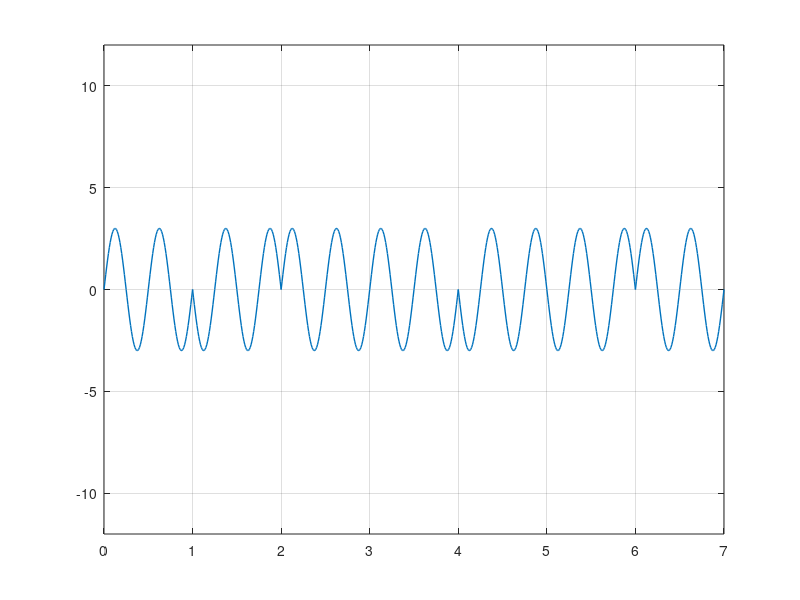

Write the MATLAB code that produced this figure.
clc; #... Clear command line
clear all; #... Clear variables
close all; #... Clear figures

bits = [1 0 1 1 0 0 1]; #... Bitstream

#... Modulation

bitrate = 1; #... Number of bits per second

sampling_rate = 100;
sampling_time = 1/sampling_rate;

end_time = length(bits)/bitrate;
time = 0:sampling_time:end_time;

a = 3; #... Amplitude
f = 2; #... Frequency
signal = a*sin(2*pi*f*time);
modulation = signal;

in = 1; #... Bitstream index

for i = 1:length(time)
    if bits(in) == 0
        modulation(i) = -1*signal(i);
    endif
    if time(i)*bitrate >= in
        in = in+1;
    endif
endfor

plot(time, modulation, "LineWidth", 1);
axis([0 end_time -12 12]);
grid on;

#... Demodulation

in = 1;

for i = 1:length(modulation)
    demodultaion(in) = 1;
    if modulation(i) != signal(i)
        demodultaion(in) = 0;
    endif
    if time(i)*bitrate >= in
        in = in+1;
    endif
endfor

disp(demodultaion);
